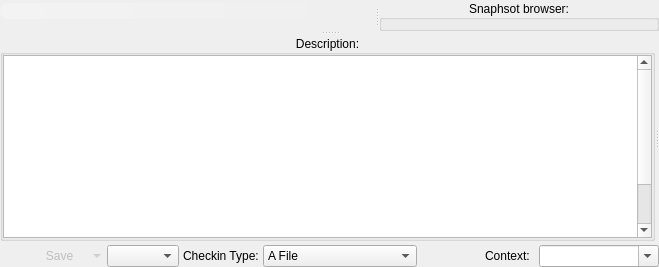
<?xml version="1.0" encoding="UTF-8"?>
<ui version="4.0">
 <class>checkInTree</class>
 <widget class="QWidget" name="checkInTree">
  <property name="geometry">
   <rect>
    <x>0</x>
    <y>0</y>
    <width>659</width>
    <height>267</height>
   </rect>
  </property>
  <property name="minimumSize">
   <size>
    <width>400</width>
    <height>250</height>
   </size>
  </property>
  <layout class="QGridLayout" name="checkinTreeLayout" rowstretch="1,0" columnstretch="0,0,0,0,0,1,0,1,1">
   <property name="margin">
    <number>0</number>
   </property>
   <property name="spacing">
    <number>4</number>
   </property>
   <item row="1" column="0">
    <widget class="QToolButton" name="toggleSaveOptionsToolButton">
     <property name="minimumSize">
      <size>
       <width>0</width>
       <height>22</height>
      </size>
     </property>
     <property name="maximumSize">
      <size>
       <width>16777215</width>
       <height>22</height>
      </size>
     </property>
     <property name="autoRaise">
      <bool>true</bool>
     </property>
    </widget>
   </item>
   <item row="1" column="6">
    <widget class="QLabel" name="contextLabel">
     <property name="minimumSize">
      <size>
       <width>50</width>
       <height>0</height>
      </size>
     </property>
     <property name="text">
      <string>Context:</string>
     </property>
     <property name="textFormat">
      <enum>Qt::PlainText</enum>
     </property>
    </widget>
   </item>
   <item row="1" column="5">
    <spacer name="horizontalSpacer_2">
     <property name="orientation">
      <enum>Qt::Horizontal</enum>
     </property>
     <property name="sizeType">
      <enum>QSizePolicy::Preferred</enum>
     </property>
     <property name="sizeHint" stdset="0">
      <size>
       <width>40</width>
       <height>20</height>
      </size>
     </property>
    </spacer>
   </item>
   <item row="0" column="0" colspan="9">
    <widget class="QSplitter" name="descriptionSplitter">
     <property name="orientation">
      <enum>Qt::Vertical</enum>
     </property>
     <widget class="QSplitter" name="commentsSplitter">
      <property name="orientation">
       <enum>Qt::Horizontal</enum>
      </property>
      <widget class="QWidget" name="layoutWidget">
       <layout class="QGridLayout" name="gridLayout" columnstretch="1,0,0,0,0">
        <property name="spacing">
         <number>0</number>
        </property>
        <item row="0" column="0">
         <widget class="QLineEdit" name="searchLineEdit">
          <property name="font">
           <font>
            <pointsize>9</pointsize>
           </font>
          </property>
          <property name="styleSheet">
           <string notr="true">QLineEdit {
    border: 0px;
    border-radius: 8px;
	show-decoration-selected: 1;
    padding: 0px 8px;
    background: qlineargradient(spread:pad, x1:0, y1:0, x2:1, y2:0, stop:0 rgba(255, 255, 255, 64), stop:1 rgba(255, 255, 255, 0));
	background-position: bottom left;
	background-image: url(&quot;:/ui_check/gliph/search_16.png&quot;);
	background-repeat: fixed;
    selection-background-color: darkgray;
	padding-left: 15px;
}
QLineEdit:hover{
	color: white;
	background-image: url(&quot;:/ui_check/gliph/searchHover_16.png&quot;);
}</string>
          </property>
          <property name="frame">
           <bool>false</bool>
          </property>
         </widget>
        </item>
        <item row="0" column="2">
         <widget class="QToolButton" name="refreshToolButton">
          <property name="maximumSize">
           <size>
            <width>22</width>
            <height>22</height>
           </size>
          </property>
          <property name="popupMode">
           <enum>QToolButton::InstantPopup</enum>
          </property>
          <property name="autoRaise">
           <bool>true</bool>
          </property>
          <property name="arrowType">
           <enum>Qt::NoArrow</enum>
          </property>
         </widget>
        </item>
        <item row="0" column="1">
         <layout class="QVBoxLayout" name="expandingLayout">
          <property name="spacing">
           <number>0</number>
          </property>
         </layout>
        </item>
        <item row="1" column="0" colspan="5">
         <widget class="QSplitter" name="searchOptionsSplitter">
          <property name="orientation">
           <enum>Qt::Vertical</enum>
          </property>
         </widget>
        </item>
       </layout>
      </widget>
      <widget class="QWidget" name="verticalLayoutWidget_3">
       <layout class="QVBoxLayout" name="verticalLayout_2">
        <property name="spacing">
         <number>0</number>
        </property>
        <item>
         <widget class="QGroupBox" name="snapshotBrowserGroupBox">
          <property name="title">
           <string>Snaphsot browser:</string>
          </property>
          <property name="alignment">
           <set>Qt::AlignCenter</set>
          </property>
          <property name="flat">
           <bool>true</bool>
          </property>
          <layout class="QVBoxLayout" name="snapshotBrowserLayout">
           <property name="spacing">
            <number>0</number>
           </property>
           <property name="margin">
            <number>0</number>
           </property>
          </layout>
         </widget>
        </item>
       </layout>
      </widget>
     </widget>
     <widget class="QSplitter" name="dropPlateSplitter">
      <property name="orientation">
       <enum>Qt::Horizontal</enum>
      </property>
      <widget class="QWidget" name="verticalLayoutWidget_4">
       <layout class="QVBoxLayout" name="descriptionLayout">
        <property name="spacing">
         <number>0</number>
        </property>
        <property name="margin">
         <number>0</number>
        </property>
        <item>
         <widget class="QGroupBox" name="commentsGroupBox">
          <property name="title">
           <string>Description:</string>
          </property>
          <property name="alignment">
           <set>Qt::AlignCenter</set>
          </property>
          <property name="flat">
           <bool>true</bool>
          </property>
          <layout class="QVBoxLayout" name="verticalLayout">
           <property name="spacing">
            <number>0</number>
           </property>
           <property name="margin">
            <number>0</number>
           </property>
           <item>
            <layout class="QVBoxLayout" name="editorLayout">
             <property name="spacing">
              <number>0</number>
             </property>
            </layout>
           </item>
           <item>
            <widget class="QSplitter" name="checkinOptionsSplitter">
             <property name="orientation">
              <enum>Qt::Vertical</enum>
             </property>
             <widget class="QTextEdit" name="descriptionTextEdit">
              <property name="html">
               <string>&lt;!DOCTYPE HTML PUBLIC &quot;-//W3C//DTD HTML 4.0//EN&quot; &quot;http://www.w3.org/TR/REC-html40/strict.dtd&quot;&gt;
&lt;html&gt;&lt;head&gt;&lt;meta name=&quot;qrichtext&quot; content=&quot;1&quot; /&gt;&lt;style type=&quot;text/css&quot;&gt;
p, li { white-space: pre-wrap; }
&lt;/style&gt;&lt;/head&gt;&lt;body style=&quot; font-family:'Sans Serif'; font-size:10pt; font-weight:400; font-style:normal;&quot;&gt;
&lt;table border=&quot;0&quot; style=&quot;-qt-table-type: root; margin-top:4px; margin-bottom:4px; margin-left:4px; margin-right:4px;&quot;&gt;
&lt;tr&gt;
&lt;td style=&quot;border: none;&quot;&gt;
&lt;p style=&quot;-qt-paragraph-type:empty; margin-top:0px; margin-bottom:0px; margin-left:0px; margin-right:0px; -qt-block-indent:0; text-indent:0px;&quot;&gt;&lt;/p&gt;
&lt;p style=&quot;-qt-paragraph-type:empty; margin-top:0px; margin-bottom:0px; margin-left:0px; margin-right:0px; -qt-block-indent:0; text-indent:0px;&quot;&gt;&lt;/p&gt;
&lt;p style=&quot;-qt-paragraph-type:empty; margin-top:0px; margin-bottom:0px; margin-left:0px; margin-right:0px; -qt-block-indent:0; text-indent:0px;&quot;&gt;&lt;/p&gt;
&lt;p style=&quot;-qt-paragraph-type:empty; margin-top:0px; margin-bottom:0px; margin-left:0px; margin-right:0px; -qt-block-indent:0; text-indent:0px;&quot;&gt;&lt;/p&gt;
&lt;p style=&quot;-qt-paragraph-type:empty; margin-top:0px; margin-bottom:0px; margin-left:0px; margin-right:0px; -qt-block-indent:0; text-indent:0px;&quot;&gt;&lt;/p&gt;
&lt;p style=&quot;-qt-paragraph-type:empty; margin-top:0px; margin-bottom:0px; margin-left:0px; margin-right:0px; -qt-block-indent:0; text-indent:0px;&quot;&gt;&lt;/p&gt;
&lt;p style=&quot;-qt-paragraph-type:empty; margin-top:0px; margin-bottom:0px; margin-left:0px; margin-right:0px; -qt-block-indent:0; text-indent:0px; font-family:'MS Shell Dlg 2'; font-size:8pt;&quot;&gt;&lt;/p&gt;
&lt;p style=&quot; margin-top:0px; margin-bottom:0px; margin-left:0px; margin-right:0px; -qt-block-indent:0; text-indent:0px;&quot;&gt;&lt;span style=&quot; font-family:'MS Shell Dlg 2'; font-size:8pt;&quot;&gt;&lt;br /&gt;&lt;/span&gt;&lt;/p&gt;
&lt;p style=&quot;-qt-paragraph-type:empty; margin-top:0px; margin-bottom:0px; margin-left:0px; margin-right:0px; -qt-block-indent:0; text-indent:0px; font-family:'MS Shell Dlg 2'; font-size:8pt;&quot;&gt;&lt;/p&gt;
&lt;p style=&quot; margin-top:0px; margin-bottom:0px; margin-left:0px; margin-right:0px; -qt-block-indent:0; text-indent:0px;&quot;&gt;&lt;span style=&quot; font-family:'MS Shell Dlg 2'; font-size:8pt;&quot;&gt;&lt;br /&gt;&lt;/span&gt;&lt;/p&gt;
&lt;p style=&quot;-qt-paragraph-type:empty; margin-top:0px; margin-bottom:0px; margin-left:0px; margin-right:0px; -qt-block-indent:0; text-indent:0px; font-family:'MS Shell Dlg 2'; font-size:8pt;&quot;&gt;&lt;/p&gt;
&lt;p style=&quot; margin-top:0px; margin-bottom:0px; margin-left:0px; margin-right:0px; -qt-block-indent:0; text-indent:0px;&quot;&gt;&lt;span style=&quot; font-family:'MS Shell Dlg 2'; font-size:8pt;&quot;&gt;&lt;br /&gt;&lt;/span&gt;&lt;/p&gt;&lt;/td&gt;&lt;/tr&gt;&lt;/table&gt;&lt;/body&gt;&lt;/html&gt;</string>
              </property>
             </widget>
            </widget>
           </item>
          </layout>
         </widget>
        </item>
       </layout>
      </widget>
      <widget class="QWidget" name="gridLayoutWidget">
       <layout class="QVBoxLayout" name="dropPlateLayout">
        <property name="spacing">
         <number>0</number>
        </property>
        <property name="margin">
         <number>0</number>
        </property>
       </layout>
      </widget>
     </widget>
    </widget>
   </item>
   <item row="1" column="2">
    <widget class="QComboBox" name="formatTypeComboBox"/>
   </item>
   <item row="1" column="1">
    <widget class="QToolButton" name="savePushButton">
     <property name="enabled">
      <bool>false</bool>
     </property>
     <property name="sizePolicy">
      <sizepolicy hsizetype="Preferred" vsizetype="Fixed">
       <horstretch>0</horstretch>
       <verstretch>0</verstretch>
      </sizepolicy>
     </property>
     <property name="minimumSize">
      <size>
       <width>75</width>
       <height>22</height>
      </size>
     </property>
     <property name="text">
      <string>Save</string>
     </property>
     <property name="checked">
      <bool>false</bool>
     </property>
     <property name="popupMode">
      <enum>QToolButton::MenuButtonPopup</enum>
     </property>
     <property name="toolButtonStyle">
      <enum>Qt::ToolButtonTextBesideIcon</enum>
     </property>
     <property name="autoRaise">
      <bool>true</bool>
     </property>
    </widget>
   </item>
   <item row="1" column="3">
    <widget class="QLabel" name="checkinTypeLabel">
     <property name="text">
      <string>Checkin Type:</string>
     </property>
     <property name="textFormat">
      <enum>Qt::PlainText</enum>
     </property>
    </widget>
   </item>
   <item row="1" column="4">
    <widget class="QComboBox" name="checkinTypeComboBox">
     <item>
      <property name="text">
       <string>A File</string>
      </property>
     </item>
     <item>
      <property name="text">
       <string>A Sequence</string>
      </property>
     </item>
     <item>
      <property name="text">
       <string>A Directory</string>
      </property>
     </item>
     <item>
      <property name="text">
       <string>Miltiple Individual Files</string>
      </property>
     </item>
     <item>
      <property name="text">
       <string>Work Area</string>
      </property>
     </item>
    </widget>
   </item>
   <item row="1" column="7" colspan="2">
    <widget class="QComboBox" name="contextComboBox">
     <property name="editable">
      <bool>true</bool>
     </property>
     <property name="insertPolicy">
      <enum>QComboBox::NoInsert</enum>
     </property>
    </widget>
   </item>
  </layout>
 </widget>
 <tabstops>
  <tabstop>searchLineEdit</tabstop>
  <tabstop>descriptionTextEdit</tabstop>
 </tabstops>
 <resources>
  <include location="../resources.qrc"/>
 </resources>
 <connections/>
</ui>
